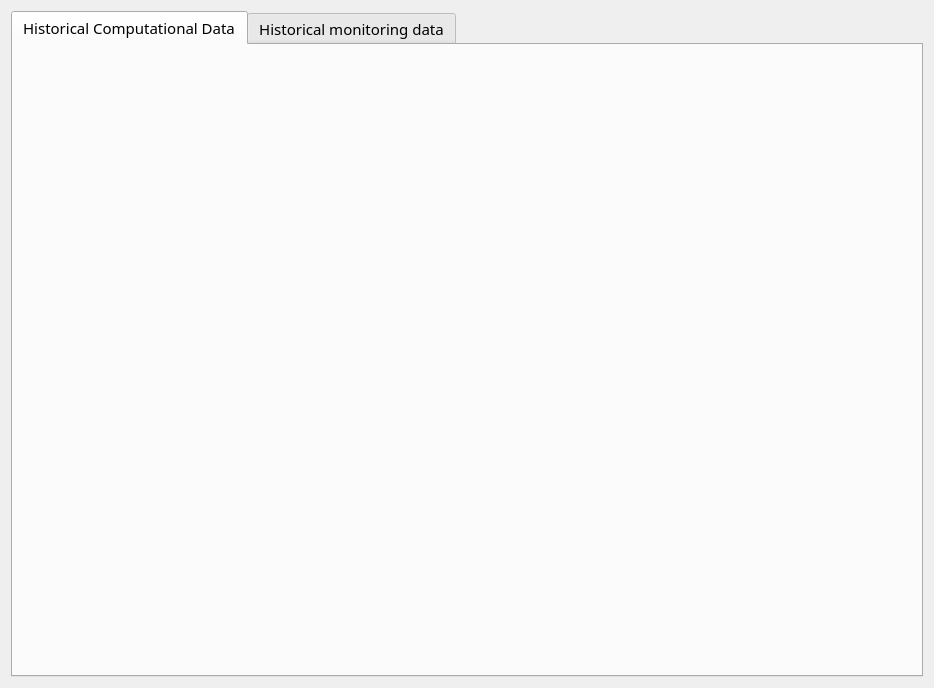
<?xml version="1.0" encoding="UTF-8"?>
<ui version="4.0">
 <class>view_of_monitoring_point_information_widget</class>
 <widget class="QWidget" name="view_of_monitoring_point_information_widget">
  <property name="geometry">
   <rect>
    <x>0</x>
    <y>0</y>
    <width>934</width>
    <height>688</height>
   </rect>
  </property>
  <property name="font">
   <font>
    <family>微软雅黑</family>
    <pointsize>11</pointsize>
   </font>
  </property>
  <property name="windowTitle">
   <string>Form</string>
  </property>
  <property name="windowIcon">
   <iconset resource="images.qrc">
    <normaloff>:/new/prefix1/MyImages/Br01.svg</normaloff>:/new/prefix1/MyImages/Br01.svg</iconset>
  </property>
  <layout class="QGridLayout" name="gridLayout_7">
   <item row="0" column="0">
    <widget class="QTabWidget" name="view_historical_data_tabWidget">
     <property name="font">
      <font>
       <pointsize>11</pointsize>
      </font>
     </property>
     <property name="currentIndex">
      <number>0</number>
     </property>
     <widget class="QWidget" name="HCD_tab">
      <attribute name="title">
       <string>Historical Computational Data</string>
      </attribute>
      <layout class="QGridLayout" name="gridLayout_3">
       <item row="0" column="0">
        <widget class="QChartView" name="qchartview_Computational" native="true"/>
       </item>
      </layout>
     </widget>
     <widget class="QWidget" name="Hmd_tab">
      <attribute name="title">
       <string>Historical monitoring data</string>
      </attribute>
      <layout class="QGridLayout" name="gridLayout_2">
       <item row="0" column="0">
        <widget class="QChartView" name="qchartview_monitoring" native="true"/>
       </item>
      </layout>
     </widget>
    </widget>
   </item>
  </layout>
 </widget>
 <customwidgets>
  <customwidget>
   <class>QChartView</class>
   <extends>QWidget</extends>
   <header>qchartview.h</header>
   <container>1</container>
  </customwidget>
 </customwidgets>
 <tabstops>
  <tabstop>view_historical_data_tabWidget</tabstop>
 </tabstops>
 <resources>
  <include location="images.qrc"/>
 </resources>
 <connections/>
</ui>
